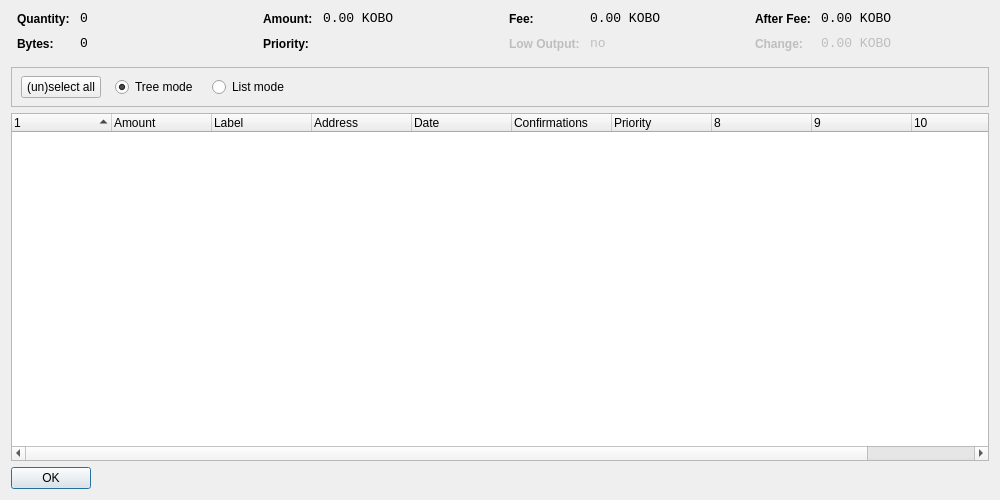
<?xml version="1.0" encoding="UTF-8"?>
<ui version="4.0">
 <class>CoinControlDialog</class>
 <widget class="QDialog" name="CoinControlDialog">
  <property name="geometry">
   <rect>
    <x>0</x>
    <y>0</y>
    <width>1000</width>
    <height>500</height>
   </rect>
  </property>
  <property name="windowTitle">
   <string>Coin Control</string>
  </property>
  <layout class="QVBoxLayout" name="verticalLayout">
   <item>
    <layout class="QHBoxLayout" name="horizontalLayoutTop" stretch="0,0,0,0">
     <property name="topMargin">
      <number>0</number>
     </property>
     <property name="bottomMargin">
      <number>10</number>
     </property>
     <item>
      <layout class="QFormLayout" name="formLayoutCoinControl1">
       <property name="horizontalSpacing">
        <number>10</number>
       </property>
       <property name="verticalSpacing">
        <number>10</number>
       </property>
       <property name="leftMargin">
        <number>6</number>
       </property>
       <property name="rightMargin">
        <number>6</number>
       </property>
       <item row="0" column="0">
        <widget class="QLabel" name="labelCoinControlQuantityText">
         <property name="styleSheet">
          <string notr="true">font-weight:bold;</string>
         </property>
         <property name="text">
          <string>Quantity:</string>
         </property>
        </widget>
       </item>
       <item row="0" column="1">
        <widget class="QLabel" name="labelCoinControlQuantity">
         <property name="font">
          <font>
           <family>Monospace</family>
           <pointsize>10</pointsize>
          </font>
         </property>
         <property name="cursor">
          <cursorShape>IBeamCursor</cursorShape>
         </property>
         <property name="contextMenuPolicy">
          <enum>Qt::ActionsContextMenu</enum>
         </property>
         <property name="text">
          <string notr="true">0</string>
         </property>
         <property name="textInteractionFlags">
          <set>Qt::LinksAccessibleByMouse|Qt::TextSelectableByKeyboard|Qt::TextSelectableByMouse</set>
         </property>
        </widget>
       </item>
       <item row="1" column="0">
        <widget class="QLabel" name="labelCoinControlBytesText">
         <property name="styleSheet">
          <string notr="true">font-weight:bold;</string>
         </property>
         <property name="text">
          <string>Bytes:</string>
         </property>
        </widget>
       </item>
       <item row="1" column="1">
        <widget class="QLabel" name="labelCoinControlBytes">
         <property name="font">
          <font>
           <family>Monospace</family>
           <pointsize>10</pointsize>
          </font>
         </property>
         <property name="cursor">
          <cursorShape>IBeamCursor</cursorShape>
         </property>
         <property name="contextMenuPolicy">
          <enum>Qt::ActionsContextMenu</enum>
         </property>
         <property name="text">
          <string notr="true">0</string>
         </property>
         <property name="textInteractionFlags">
          <set>Qt::LinksAccessibleByMouse|Qt::TextSelectableByKeyboard|Qt::TextSelectableByMouse</set>
         </property>
        </widget>
       </item>
      </layout>
     </item>
     <item>
      <layout class="QFormLayout" name="formLayoutCoinControl2">
       <property name="horizontalSpacing">
        <number>10</number>
       </property>
       <property name="verticalSpacing">
        <number>10</number>
       </property>
       <property name="leftMargin">
        <number>6</number>
       </property>
       <property name="rightMargin">
        <number>6</number>
       </property>
       <item row="0" column="0">
        <widget class="QLabel" name="labelCoinControlAmountText">
         <property name="styleSheet">
          <string notr="true">font-weight:bold;</string>
         </property>
         <property name="text">
          <string>Amount:</string>
         </property>
        </widget>
       </item>
       <item row="0" column="1">
        <widget class="QLabel" name="labelCoinControlAmount">
         <property name="font">
          <font>
           <family>Monospace</family>
           <pointsize>10</pointsize>
          </font>
         </property>
         <property name="cursor">
          <cursorShape>IBeamCursor</cursorShape>
         </property>
         <property name="contextMenuPolicy">
          <enum>Qt::ActionsContextMenu</enum>
         </property>
         <property name="text">
          <string notr="true">0.00 KOBO</string>
         </property>
         <property name="textInteractionFlags">
          <set>Qt::LinksAccessibleByMouse|Qt::TextSelectableByKeyboard|Qt::TextSelectableByMouse</set>
         </property>
        </widget>
       </item>
       <item row="1" column="0">
        <widget class="QLabel" name="labelCoinControlPriorityText">
         <property name="styleSheet">
          <string notr="true">font-weight:bold;</string>
         </property>
         <property name="text">
          <string>Priority:</string>
         </property>
        </widget>
       </item>
       <item row="1" column="1">
        <widget class="QLabel" name="labelCoinControlPriority">
         <property name="font">
          <font>
           <family>Monospace</family>
           <pointsize>10</pointsize>
          </font>
         </property>
         <property name="cursor">
          <cursorShape>IBeamCursor</cursorShape>
         </property>
         <property name="contextMenuPolicy">
          <enum>Qt::ActionsContextMenu</enum>
         </property>
         <property name="text">
          <string/>
         </property>
         <property name="textInteractionFlags">
          <set>Qt::LinksAccessibleByMouse|Qt::TextSelectableByKeyboard|Qt::TextSelectableByMouse</set>
         </property>
        </widget>
       </item>
      </layout>
     </item>
     <item>
      <layout class="QFormLayout" name="formLayoutCoinControl3">
       <property name="horizontalSpacing">
        <number>10</number>
       </property>
       <property name="verticalSpacing">
        <number>10</number>
       </property>
       <property name="leftMargin">
        <number>6</number>
       </property>
       <property name="rightMargin">
        <number>6</number>
       </property>
       <item row="0" column="0">
        <widget class="QLabel" name="labelCoinControlFeeText">
         <property name="styleSheet">
          <string notr="true">font-weight:bold;</string>
         </property>
         <property name="text">
          <string>Fee:</string>
         </property>
        </widget>
       </item>
       <item row="0" column="1">
        <widget class="QLabel" name="labelCoinControlFee">
         <property name="font">
          <font>
           <family>Monospace</family>
           <pointsize>10</pointsize>
          </font>
         </property>
         <property name="cursor">
          <cursorShape>IBeamCursor</cursorShape>
         </property>
         <property name="contextMenuPolicy">
          <enum>Qt::ActionsContextMenu</enum>
         </property>
         <property name="text">
          <string notr="true">0.00 KOBO</string>
         </property>
         <property name="textInteractionFlags">
          <set>Qt::LinksAccessibleByMouse|Qt::TextSelectableByKeyboard|Qt::TextSelectableByMouse</set>
         </property>
        </widget>
       </item>
       <item row="1" column="0">
        <widget class="QLabel" name="labelCoinControlLowOutputText">
         <property name="enabled">
          <bool>false</bool>
         </property>
         <property name="styleSheet">
          <string notr="true">font-weight:bold;</string>
         </property>
         <property name="text">
          <string>Low Output:</string>
         </property>
        </widget>
       </item>
       <item row="1" column="1">
        <widget class="QLabel" name="labelCoinControlLowOutput">
         <property name="enabled">
          <bool>false</bool>
         </property>
         <property name="font">
          <font>
           <family>Monospace</family>
           <pointsize>10</pointsize>
          </font>
         </property>
         <property name="cursor">
          <cursorShape>IBeamCursor</cursorShape>
         </property>
         <property name="contextMenuPolicy">
          <enum>Qt::ActionsContextMenu</enum>
         </property>
         <property name="text">
          <string notr="true">no</string>
         </property>
         <property name="textInteractionFlags">
          <set>Qt::LinksAccessibleByMouse|Qt::TextSelectableByKeyboard|Qt::TextSelectableByMouse</set>
         </property>
        </widget>
       </item>
      </layout>
     </item>
     <item>
      <layout class="QFormLayout" name="formLayoutCoinControl4">
       <property name="horizontalSpacing">
        <number>10</number>
       </property>
       <property name="verticalSpacing">
        <number>10</number>
       </property>
       <property name="leftMargin">
        <number>6</number>
       </property>
       <property name="rightMargin">
        <number>6</number>
       </property>
       <item row="0" column="0">
        <widget class="QLabel" name="labelCoinControlAfterFeeText">
         <property name="styleSheet">
          <string notr="true">font-weight:bold;</string>
         </property>
         <property name="text">
          <string>After Fee:</string>
         </property>
        </widget>
       </item>
       <item row="0" column="1">
        <widget class="QLabel" name="labelCoinControlAfterFee">
         <property name="font">
          <font>
           <family>Monospace</family>
           <pointsize>10</pointsize>
          </font>
         </property>
         <property name="cursor">
          <cursorShape>IBeamCursor</cursorShape>
         </property>
         <property name="contextMenuPolicy">
          <enum>Qt::ActionsContextMenu</enum>
         </property>
         <property name="text">
          <string notr="true">0.00 KOBO</string>
         </property>
         <property name="textInteractionFlags">
          <set>Qt::LinksAccessibleByMouse|Qt::TextSelectableByKeyboard|Qt::TextSelectableByMouse</set>
         </property>
        </widget>
       </item>
       <item row="1" column="0">
        <widget class="QLabel" name="labelCoinControlChangeText">
         <property name="enabled">
          <bool>false</bool>
         </property>
         <property name="styleSheet">
          <string notr="true">font-weight:bold;</string>
         </property>
         <property name="text">
          <string>Change:</string>
         </property>
        </widget>
       </item>
       <item row="1" column="1">
        <widget class="QLabel" name="labelCoinControlChange">
         <property name="enabled">
          <bool>false</bool>
         </property>
         <property name="font">
          <font>
           <family>Monospace</family>
           <pointsize>10</pointsize>
          </font>
         </property>
         <property name="cursor">
          <cursorShape>IBeamCursor</cursorShape>
         </property>
         <property name="contextMenuPolicy">
          <enum>Qt::ActionsContextMenu</enum>
         </property>
         <property name="text">
          <string notr="true">0.00 KOBO</string>
         </property>
         <property name="textInteractionFlags">
          <set>Qt::LinksAccessibleByMouse|Qt::TextSelectableByKeyboard|Qt::TextSelectableByMouse</set>
         </property>
        </widget>
       </item>
      </layout>
     </item>
    </layout>
   </item>
   <item>
    <widget class="QFrame" name="frame">
     <property name="minimumSize">
      <size>
       <width>0</width>
       <height>40</height>
      </size>
     </property>
     <property name="frameShape">
      <enum>QFrame::StyledPanel</enum>
     </property>
     <property name="frameShadow">
      <enum>QFrame::Sunken</enum>
     </property>
     <widget class="QWidget" name="horizontalLayoutWidget">
      <property name="geometry">
       <rect>
        <x>10</x>
        <y>0</y>
        <width>781</width>
        <height>41</height>
       </rect>
      </property>
      <layout class="QHBoxLayout" name="horizontalLayoutPanel" stretch="0,0,0,0,0">
       <property name="spacing">
        <number>14</number>
       </property>
       <item>
        <widget class="QPushButton" name="pushButtonSelectAll">
         <property name="sizePolicy">
          <sizepolicy hsizetype="Maximum" vsizetype="Fixed">
           <horstretch>0</horstretch>
           <verstretch>0</verstretch>
          </sizepolicy>
         </property>
         <property name="text">
          <string>(un)select all</string>
         </property>
        </widget>
       </item>
       <item>
        <widget class="QRadioButton" name="radioTreeMode">
         <property name="sizePolicy">
          <sizepolicy hsizetype="Maximum" vsizetype="Fixed">
           <horstretch>0</horstretch>
           <verstretch>0</verstretch>
          </sizepolicy>
         </property>
         <property name="text">
          <string>Tree mode</string>
         </property>
         <property name="checked">
          <bool>true</bool>
         </property>
        </widget>
       </item>
       <item>
        <widget class="QRadioButton" name="radioListMode">
         <property name="sizePolicy">
          <sizepolicy hsizetype="Maximum" vsizetype="Fixed">
           <horstretch>0</horstretch>
           <verstretch>0</verstretch>
          </sizepolicy>
         </property>
         <property name="text">
          <string>List mode</string>
         </property>
        </widget>
       </item>
       <item>
        <spacer name="horizontalSpacer">
         <property name="orientation">
          <enum>Qt::Horizontal</enum>
         </property>
         <property name="sizeHint" stdset="0">
          <size>
           <width>40</width>
           <height>20</height>
          </size>
         </property>
        </spacer>
       </item>
      </layout>
     </widget>
    </widget>
   </item>
   <item>
    <widget class="CoinControlTreeWidget" name="treeWidget">
     <property name="contextMenuPolicy">
      <enum>Qt::CustomContextMenu</enum>
     </property>
     <property name="sortingEnabled">
      <bool>false</bool>
     </property>
     <property name="columnCount">
      <number>11</number>
     </property>
     <attribute name="headerShowSortIndicator" stdset="0">
      <bool>true</bool>
     </attribute>
     <attribute name="headerStretchLastSection">
      <bool>false</bool>
     </attribute>
     <column>
      <property name="text">
       <string/>
      </property>
     </column>
     <column>
      <property name="text">
       <string>Amount</string>
      </property>
     </column>
     <column>
      <property name="text">
       <string>Label</string>
      </property>
     </column>
     <column>
      <property name="text">
       <string>Address</string>
      </property>
     </column>
     <column>
      <property name="text">
       <string>Date</string>
      </property>
     </column>
     <column>
      <property name="text">
       <string>Confirmations</string>
      </property>
      <property name="toolTip">
       <string>Confirmed</string>
      </property>
     </column>
     <column>
      <property name="text">
       <string>Priority</string>
      </property>
     </column>
     <column>
      <property name="text">
       <string/>
      </property>
     </column>
     <column>
      <property name="text">
       <string/>
      </property>
     </column>
     <column>
      <property name="text">
       <string/>
      </property>
     </column>
     <column>
      <property name="text">
       <string/>
      </property>
     </column>
    </widget>
   </item>
   <item>
    <widget class="QDialogButtonBox" name="buttonBox">
     <property name="sizePolicy">
      <sizepolicy hsizetype="Maximum" vsizetype="Fixed">
       <horstretch>0</horstretch>
       <verstretch>0</verstretch>
      </sizepolicy>
     </property>
     <property name="orientation">
      <enum>Qt::Horizontal</enum>
     </property>
     <property name="standardButtons">
      <set>QDialogButtonBox::Ok</set>
     </property>
    </widget>
   </item>
  </layout>
 </widget>
 <customwidgets>
  <customwidget>
   <class>CoinControlTreeWidget</class>
   <extends>QTreeWidget</extends>
   <header>coincontroltreewidget.h</header>
  </customwidget>
 </customwidgets>
 <resources/>
 <connections/>
</ui>
